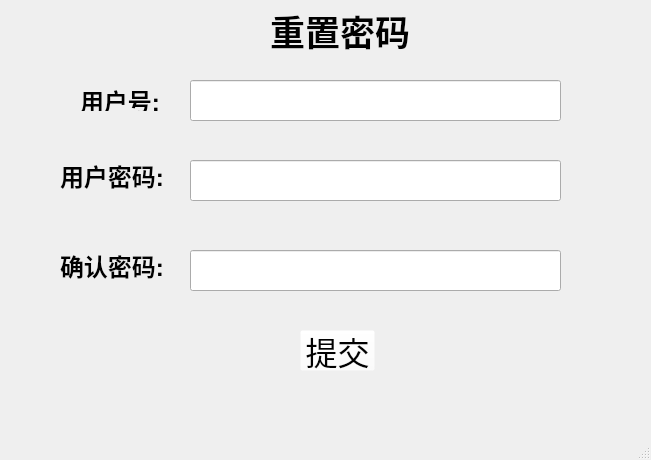
<?xml version="1.0" encoding="UTF-8"?>
<ui version="4.0">
 <class>MainWindow</class>
 <widget class="QMainWindow" name="MainWindow">
  <property name="geometry">
   <rect>
    <x>0</x>
    <y>0</y>
    <width>651</width>
    <height>460</height>
   </rect>
  </property>
  <property name="windowTitle">
   <string>MainWindow</string>
  </property>
  <widget class="QWidget" name="centralwidget">
   <widget class="QLabel" name="label">
    <property name="geometry">
     <rect>
      <x>270</x>
      <y>10</y>
      <width>141</width>
      <height>41</height>
     </rect>
    </property>
    <property name="font">
     <font>
      <family>Arial</family>
      <pointsize>26</pointsize>
      <weight>75</weight>
      <bold>true</bold>
     </font>
    </property>
    <property name="text">
     <string>重置密码</string>
    </property>
   </widget>
   <widget class="QLabel" name="label_2">
    <property name="geometry">
     <rect>
      <x>80</x>
      <y>90</y>
      <width>81</width>
      <height>21</height>
     </rect>
    </property>
    <property name="font">
     <font>
      <family>Arial</family>
      <pointsize>18</pointsize>
      <weight>75</weight>
      <bold>true</bold>
     </font>
    </property>
    <property name="text">
     <string>用户号:</string>
    </property>
   </widget>
   <widget class="QLabel" name="label_3">
    <property name="geometry">
     <rect>
      <x>60</x>
      <y>160</y>
      <width>111</width>
      <height>31</height>
     </rect>
    </property>
    <property name="font">
     <font>
      <family>Arial</family>
      <pointsize>18</pointsize>
      <weight>75</weight>
      <bold>true</bold>
     </font>
    </property>
    <property name="text">
     <string>用户密码:</string>
    </property>
   </widget>
   <widget class="QLabel" name="label_4">
    <property name="geometry">
     <rect>
      <x>60</x>
      <y>250</y>
      <width>111</width>
      <height>31</height>
     </rect>
    </property>
    <property name="font">
     <font>
      <family>Arial</family>
      <pointsize>18</pointsize>
      <weight>75</weight>
      <bold>true</bold>
     </font>
    </property>
    <property name="text">
     <string>确认密码:</string>
    </property>
   </widget>
   <widget class="QLineEdit" name="user_id_edit">
    <property name="geometry">
     <rect>
      <x>190</x>
      <y>80</y>
      <width>371</width>
      <height>41</height>
     </rect>
    </property>
   </widget>
   <widget class="QLineEdit" name="user_password_edit">
    <property name="geometry">
     <rect>
      <x>190</x>
      <y>160</y>
      <width>371</width>
      <height>41</height>
     </rect>
    </property>
   </widget>
   <widget class="QLineEdit" name="user_password_edit_repeat">
    <property name="geometry">
     <rect>
      <x>190</x>
      <y>250</y>
      <width>371</width>
      <height>41</height>
     </rect>
    </property>
   </widget>
   <widget class="QPushButton" name="submit_btn">
    <property name="geometry">
     <rect>
      <x>300</x>
      <y>330</y>
      <width>75</width>
      <height>41</height>
     </rect>
    </property>
    <property name="font">
     <font>
      <family>Arial</family>
      <pointsize>24</pointsize>
     </font>
    </property>
    <property name="styleSheet">
     <string notr="true">background-color: rgba(255, 255, 255, 0);</string>
    </property>
    <property name="text">
     <string>提交</string>
    </property>
   </widget>
  </widget>
  <widget class="QMenuBar" name="menubar">
   <property name="geometry">
    <rect>
     <x>0</x>
     <y>0</y>
     <width>651</width>
     <height>22</height>
    </rect>
   </property>
  </widget>
  <widget class="QStatusBar" name="statusbar"/>
 </widget>
 <resources/>
 <connections/>
</ui>
